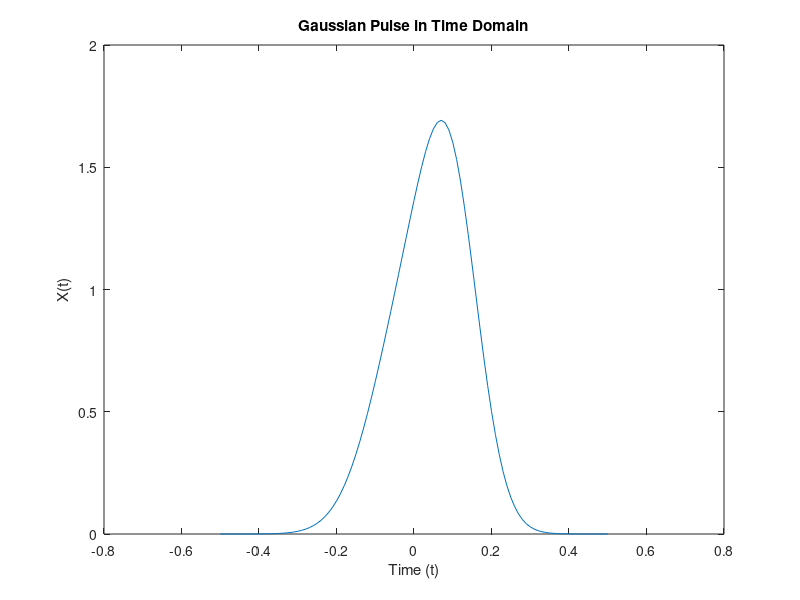

This chart was generated by the following MATLAB code: (Note: this script raises an error after producing the figure.)
% Convert a Gaussian pulse from the time domain to the frequency domain.

%%%%%%%%%%%%%%%%%
% Generate data % 
%%%%%%%%%%%%%%%%%
Fs  = 100;              % Sampling frequency
t   = -0.5:1/Fs:0.5;    % Time vector 
L   = length(t);        % Signal length
% X   = 1/(4*sqrt(2*pi*0.01))*(exp(-t.^2/(2*0.01)));
X   = 1/(4*sqrt(2*pi*0.01))*(exp(-t.^2/(2*0.01)) + exp(-(t-0.1).^2/(1*0.01)));

if 1                    % Plot the pulse in the time domain
    f1 = figure;
    plot(t,X)
    title('Gaussian Pulse in Time Domain')
    xlabel('Time (t)')
    ylabel('X(t)')
end

%%%%%%
% FT % 
%%%%%%
[fshift,power] = FUNCTION_FFT_iFFT(X, Fs);

h = figure;
hold on 
plot(fshift,power) 
plot(fshift,power, '.', 'markers',12) 
hold off
title('Gaussian Pulse in Frequency Domain')
xlabel('Frequency (f)')
ylabel('|P(f)|')


%%%%%%%%
% FTFT % 
%%%%%%%%
% Fs  = 64;
% t   =





[fshift,power] = FUNCTION_FFT_noise(X, Fs);

f2 = figure;
hold on 
plot(fshift,power) 
plot(fshift,power, '.', 'markers',12) 
hold off
title('Gaussian Pulse in Frequency Domain')
xlabel('Frequency (f)')
ylabel('|P(f)|')